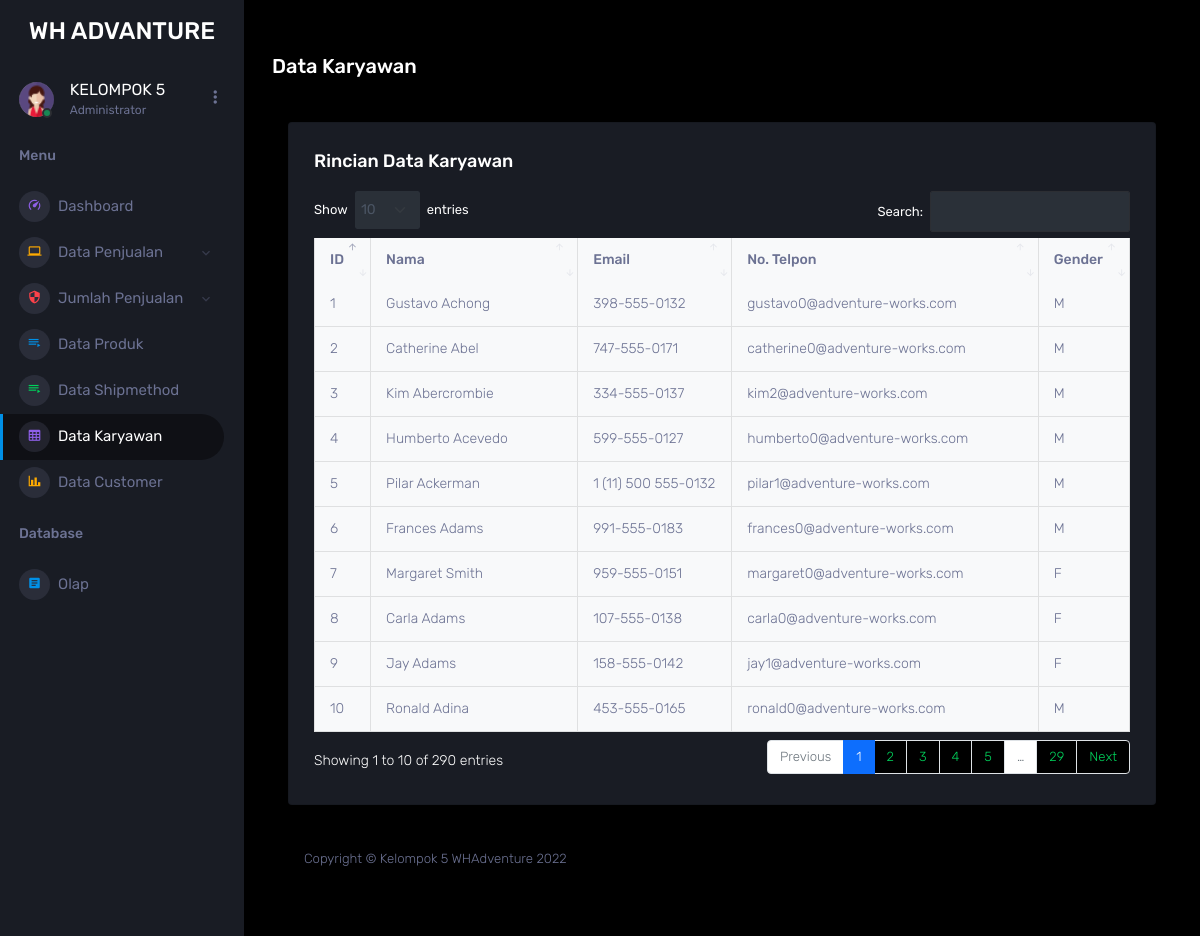
The page /pages/data-karyawan/karyawan.php on the database its author committed.
### tables this page shows
CREATE TABLE `contact_employee` (
  `contact_id` smallint(5) NOT NULL,
  `name` varchar(100) DEFAULT NULL,
  `phone` varchar(25) DEFAULT NULL,
  `email` varchar(100) DEFAULT NULL,
  `gender` varchar(25) DEFAULT NULL
);

### pages/data-karyawan/karyawan.php (the view, shortened to what this page needs)
<!DOCTYPE html>
<html lang="en">
<head>
    <link rel="stylesheet" href="../../assets/vendors/mdi/css/materialdesignicons.min.css">
    <link rel="stylesheet" href="../../assets/vendors/css/vendor.bundle.base.css">
    <link rel="stylesheet" href="../../assets/dataTables/datatables.min.css">
    <link rel="stylesheet" href="../../assets/css/style.css">
</head>
<body>
    <?php
  include 'data5.php';
  $query = mysqli_query($conn, "SELECT * from contact_employee");
  ?>
    <div class="container-scroller">
        <nav class="sidebar sidebar-offcanvas" id="sidebar">
            <div class="sidebar-brand-wrapper d-none d-lg-flex align-items-center justify-content-center fixed-top">
                <h3>WH ADVANTURE</h3>
            </div>
            <ul class="nav">
                <li class="nav-item profile">
                    <div class="profile-desc">
                        <div class="profile-pic">
                            <div class="count-indicator">
                                <img class="img-xs rounded-circle " src="../../assets/images/faces-clipart/pic-2.png"
                                    alt="">
                                <span class="count bg-success"></span>
                            </div>
                            <div class="profile-name">
                                <h5 class="mb-0 font-weight-normal">KELOMPOK 5</h5>
                                <span>Administrator</span>
                            </div>
                        </div>
                        <a href="#" id="profile-dropdown" data-bs-toggle="dropdown"><i
                                class="mdi mdi-dots-vertical"></i></a>
                    </div>
                </li>
                <li class="nav-item nav-category">
                    <span class="nav-link">Menu</span>
                </li>
                <li class="nav-item menu-items">
                    <a class="nav-link" href="../../index.php">
                        <span class="menu-icon">
                            <i class="mdi mdi-speedometer"></i>
                        </span>
                        <span class="menu-title">Dashboard</span>
                    </a>
                </li>
                <li class="nav-item menu-items">
                    <a class="nav-link" data-bs-toggle="collapse" href="#ui-basic" aria-expanded="false"
                        aria-controls="ui-basic">
                        <span class="menu-icon">
                            <i class="mdi mdi-laptop"></i>
                        </span>
                        <span class="menu-title">Data Penjualan</span>
                        <i class="menu-arrow"></i>
                    </a>
                </li>
                <li class="nav-item menu-items">
                    <a class="nav-link" data-bs-toggle="collapse" href="#auth" aria-expanded="false"
                        aria-controls="auth">
                        <span class="menu-icon">
                            <i class="mdi mdi-security"></i>
                        </span>
                        <span class="menu-title">Jumlah Penjualan</span>
                        <i class="menu-arrow"></i>
                    </a>
                </li>
                <li class="nav-item menu-items">
                    <a class="nav-link" href="../../pages/data-produk/produk.php">
                        <span class="menu-icon">
                            <i class="mdi mdi-playlist-play"></i>
                        </span>
                        <span class="menu-title">Data Produk</span>
                    </a>
                </li>
                <li class="nav-item menu-items">
                    <a class="nav-link" href="../../pages/data-shipmethod/chart-ship.php">
                        <span class="menu-icon">
                            <i class="mdi mdi-playlist-play"></i>
                        </span>
                        <span class="menu-title">Data Shipmethod</span>
                    </a>
                </li>
                <li class="nav-item menu-items">
                    <a class="nav-link" href="../../pages/data-karyawan/karyawan.php">
                        <span class="menu-icon">
                            <i class="mdi mdi-table-large"></i>
                        </span>
                        <span class="menu-title">Data Karyawan</span>
                    </a>
                <li class="nav-item menu-items">
                    <a class="nav-link" href="../../pages/data-customer/customer.php">
                        <span class="menu-icon">
                            <i class="mdi mdi-chart-bar"></i>
                        </span>
                        <span class="menu-title">Data Customer</span>
                    </a>
                </li>
                <li class="nav-item nav-category">
                    <span class="nav-link">Database</span>
                </li>
                <li class="nav-item menu-items">
                    <a class="nav-link" href="../../olap.php">
                        <span class="menu-icon">
                            <i class="mdi mdi-file-document-box"></i>
                        </span>
                        <span class="menu-title">Olap</span>
                    </a>
                </li>
            </ul>
        </nav>
        <div class="container-fixed page-body-wrapper">
            <div class="content-wrapper">
                <div class="page-header">
                    <h2 class="page-title" style="font-size:20px;"> <br> Data Karyawan </h2>
                </div>
                <div id="container">
                    <footer class="footer">
                        <div class="row">
                            <div class="col-lg-12 grid-margin stretch-card">
                                <div class="card">
                                    <div class="card-body">
                                        <h4 class="card-title">Rincian Data Karyawan</h4>
                                        <div class="table-responsive">
                                            <table class="table table-bordered table-light table-hover" id="datatables">
                                                <thead>
                                                    <tr>
                                                        <th> ID </th>
                                                        <th> Nama </th>
                                                        <th> Email </th>
                                                        <th> No. Telpon </th>
                                                        <th> Gender </th>
                                                    </tr>
                                                </thead>
                                                <tbody>
                                                    <?php
                          while ($row = mysqli_fetch_array($query)) {
                            echo '<tr>
                            <td>' . $row['contact_id'] . '</td>
                            <td>' . $row['name'] . '</td>
                            <td>' . $row['phone'] . '</td>
                            <td>' . $row['email'] . '</td>
                            <td>' . $row['gender'] . '</td>
                            </tr>';
                          }
                          ?>
                                                </tbody>
                                            </table>
                                        </div>
                                    </div>
                                </div>
                            </div>
                        </div>
                        <footer class="footer">
                            <div class="d-sm-flex justify-content-center justify-content-sm-between">
                                <span class="text-muted d-block text-center text-sm-left d-sm-inline-block">Copyright ©
                                    Kelompok 5 WHAdventure 2022</span>
                            </div>
                        </footer>
                </div>
            </div>
        </div>
</body>
</html>

### rows shown on the page
contact_employee: contact_id "1", name "Gustavo Achong", phone "398-555-0132", email "gustavo0@adventure-works.com", gender "M"
contact_employee: contact_id "2", name "Catherine Abel", phone "747-555-0171", email "catherine0@adventure-works.com", gender "M"
contact_employee: contact_id "3", name "Kim Abercrombie", phone "334-555-0137", email "kim2@adventure-works.com", gender "M"
contact_employee: contact_id "4", name "Humberto Acevedo", phone "599-555-0127", email "humberto0@adventure-works.com", gender "M"
contact_employee: contact_id "5", name "Pilar Ackerman", phone "1 (11) 500 555-0132", email "pilar1@adventure-works.com", gender "M"
contact_employee: contact_id "6", name "Frances Adams", phone "991-555-0183", email "frances0@adventure-works.com", gender "M"
contact_employee: contact_id "7", name "Margaret Smith", phone "959-555-0151", email "margaret0@adventure-works.com", gender "F"
contact_employee: contact_id "8", name "Carla Adams", phone "107-555-0138", email "carla0@adventure-works.com", gender "F"
contact_employee: contact_id "9", name "Jay Adams", phone "158-555-0142", email "jay1@adventure-works.com", gender "F"
contact_employee: contact_id "10", name "Ronald Adina", phone "453-555-0165", email "ronald0@adventure-works.com", gender "M"
